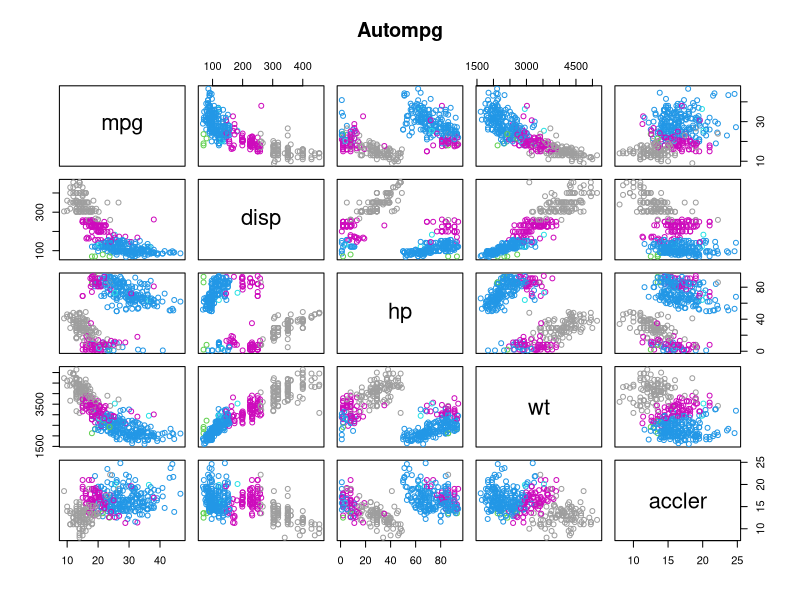
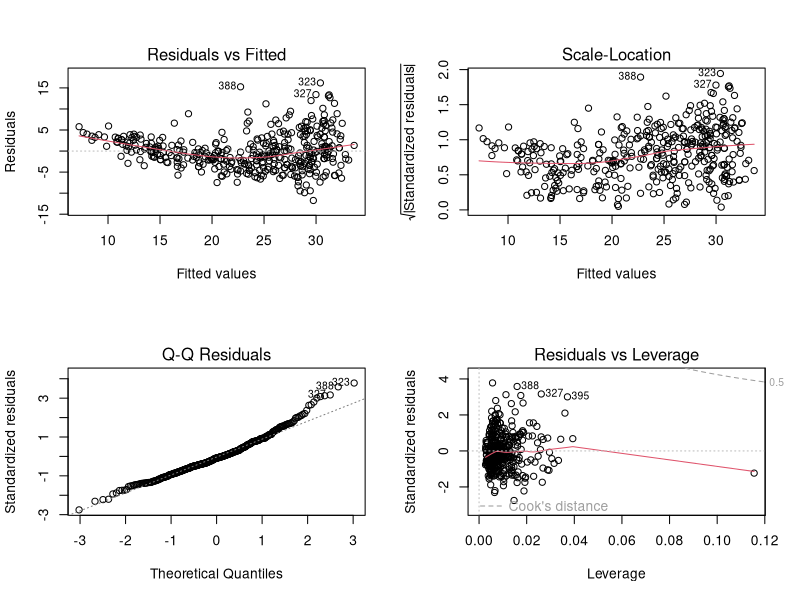

Source code (R) for these figures, in order:
# lec9_1_MLR.r 
# MLR : Multiple Linear Regression
# 데이터마이닝과 예측 - 다중회귀분석I -
# Multiple Regression
# stepwise method

# set working directory
setwd("D:/tempstore/moocr/wk9")

# autompg data
car<-read.csv("autompg.csv")
head(car)
str(car)
attach(car)

# multiple regression : 1st full model 
r1<-lm(mpg ~ disp+hp+wt+accler, data=car)
summary(r1)

# pariwise plot - Explanatory Data Analysis
var1<-c("mpg","disp","hp","wt", "accler" )
pairs(car[var1], main ="Autompg",cex=1, col=as.integer(car$cyl))

# 2rd model using variable selection method
# step(r1, direction="forward")
# step(r1, direction="backward")
# stepwise selection
step(r1, direction="both")
#step(lm(mpg ~ disp+hp+wt+accler, data=car), direction="both")

# final multiple regression
r2<-lm(mpg ~ disp+wt+accler, data=car)
summary(r2)

# residual diagnostic plot 
layout(matrix(c(1,2,3,4),2,2)) # optional 4 graphs/page 
plot(r2)
